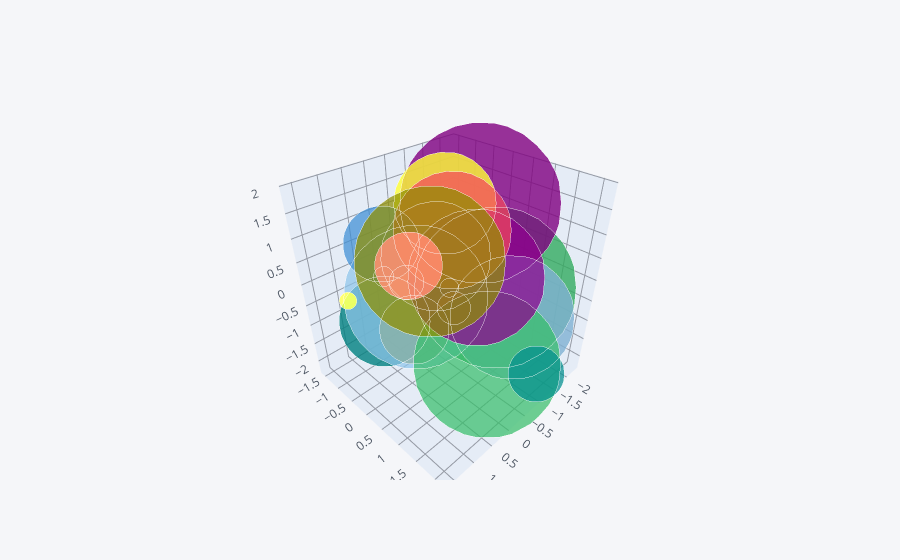

Write notebook code for a chart like this one.
### Code cell
bb.iplot(kind = 'bubble3d', x = 'x', y= 'y', z = 'z', size = 'size')

### Figure 1 — Plotly figure (JSON) as saved in the notebook; plotly's stock layout.template omitted (floating-point values rounded to 4 significant figures)
{"data": [{"marker": {"color": ["rgba(255, 153, 51, 1.0)", "rgba(55, 128, 191, 1.0)", "rgba(50, 171, 96, 1.0)", "rgba(128, 0, 128, 1.0)", "rgba(219, 64, 82, 1.0)", "rgba(0, 128, 128, 1.0)", "rgba(255, 255, 51, 1.0)", "rgba(128, 128, 0, 1.0)", "rgba(251, 128, 114, 1.0)", "rgba(128, 177, 211, 1.0)", "rgba(128, 177, 211, 0.8999999999999999)", "rgba(255, 153, 51, 0.8999999999999999)", "rgba(55, 128, 191, 0.8999999999999999)", "rgba(50, 171, 96, 0.8999999999999999)", "rgba(128, 0, 128, 0.8999999999999999)", "rgba(219, 64, 82, 0.8999999999999999)", "rgba(0, 128, 128, 0.8999999999999999)", "rgba(255, 255, 51, 0.8999999999999999)", "rgba(128, 128, 0, 0.8999999999999999)", "rgba(251, 128, 114, 0.8999999999999999)"], "opacity": 0.8, "size": [14, 13, 112, 112, 24, 63, 71, 48, 76, 86, 100, 23, 53, 102, 95, 82, 39, 12, 105, 47], "symbol": "circle"}, "mode": "markers", "text": ["0", "1", "2", "3", "4", "5", "6", "7", "8", "9", "10", "11", "12", "13", "14", "15", "16", "17", "18", "19"], "type": "scatter3d", "x": [0.8238, -0.8879, -2.298, -1.764, 0.2454, 1.271, -1.089, 0.6055, 0.01326, -0.3282, -0.232, 0.7182, 1.602, -0.9563, -1.367, -1.068, -0.8606, 1.547, -0.6644, -0.8069], "y": [-0.2211, -0.2724, -0.2031, -0.3112, -0.3104, 0.2795, -0.6331, 0.2657, 0.2472, 1.797, -0.692, 1.439, 0.8844, 0.7807, 0.01046, -0.417, 2.144, -0.3257, -0.6943, -1.544], "z": [0.4553, -0.6621, -1.277, 1.051, 0.008751, -0.01465, 1.144, -0.6128, 0.7553, 0.03333, -0.7484, 0.59, 1.886, -2.225, -0.4535, 0.6339, -1.497, 0.2361, -0.04627, -0.6176]}], "layout": {"legend": {"bgcolor": "#F5F6F9", "font": {"color": "#4D5663"}}, "paper_bgcolor": "#F5F6F9", "plot_bgcolor": "#F5F6F9", "scene": {"xaxis": {"gridcolor": "#9499A3", "showgrid": true, "tickfont": {"color": "#4D5663"}, "title": {"font": {"color": "#4D5663"}, "text": ""}, "zerolinecolor": "#9499A3"}, "yaxis": {"gridcolor": "#9499A3", "showgrid": true, "tickfont": {"color": "#4D5663"}, "title": {"font": {"color": "#4D5663"}, "text": ""}, "zerolinecolor": "#9499A3"}, "zaxis": {"gridcolor": "#9499A3", "showgrid": true, "tickfont": {"color": "#4D5663"}, "title": {"font": {"color": "#4D5663"}, "text": ""}, "zerolinecolor": "#9499A3"}}, "title": {"font": {"color": "#4D5663"}}}}
